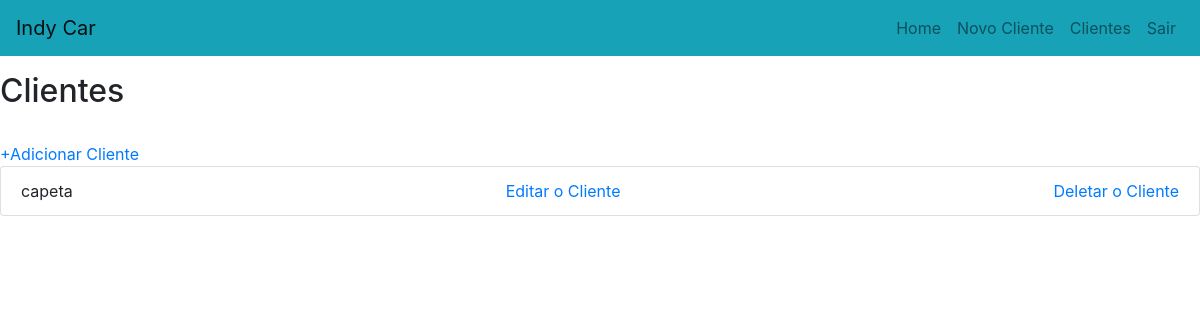
The app's page /cliente/ (signed in), older data.
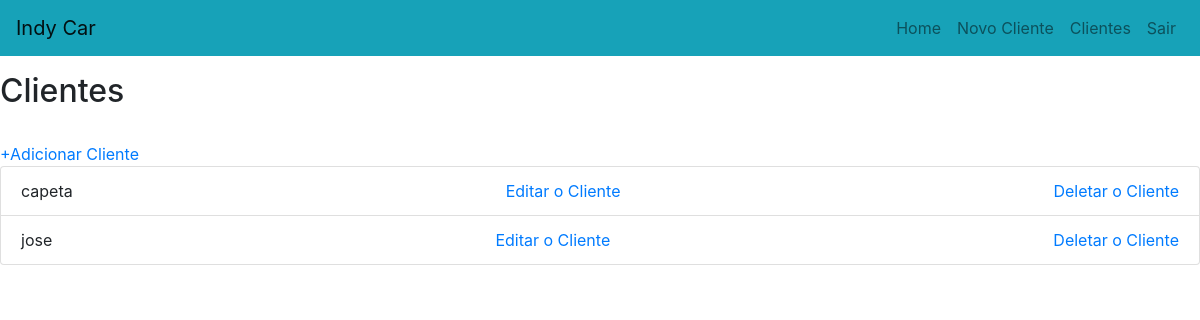
The same page, newer data.
### funilaria/models.py (models this page shows)
class Customer(models.Model):
    nome = models.CharField(max_length=60)
    endereco = models.CharField(max_length=100)
    bairro = models.CharField(max_length=8)
    email = models.EmailField(max_length=60)
    telefone = models.IntegerField(default=000000000)

class Cliente(Customer):
    rg = models.IntegerField(max_length=9)
    def get_editar_cliente(self):
        return reverse('editar_cliente',kwargs={'id':self.id})
    def get_del_cliente(self):
        return reverse('deletar_cliente',kwargs={'id':self.id})

class Customer(models.Model):
    nome = models.CharField(max_length=60)
    endereco = models.CharField(max_length=100)
    bairro = models.CharField(max_length=8)
    email = models.EmailField(max_length=60)
    telefone = models.IntegerField(default=000000000)

### funilaria/views.py (the view)
# urls.py: path('cliente/',cliente,name='cliente'),
@login_required(login_url='/login/' )
def cliente(request):
    clientes = Cliente.objects.all().order_by('id')
    msg=messages.get_messages(request)
    return render(request,'index.html',context={'clientes':clientes,'msg':msg})

### funilaria/templates/index.html (shortened to what this page needs)
{% extends 'base.html' %}
{% block main %}
    <br>
    <br>
    <br>
    <h2>Clientes</h2>
    <br>
    <a href="{% url 'formcliente' %}">+Adicionar Cliente</a>
    <ul class="list-group">
       {% for i in clientes %}
            <li class="list-group-item d-flex justify-content-between align-items-right">{{i.nome}}
            <a href="{{i.get_editar_cliente}}">Editar o Cliente</a>
            <a href="{{i.get_del_cliente}}">Deletar o Cliente</a></li>
        {% endfor %}
    </ul>
{% endblock %}

Row changes from the older to the newer data that the page shows:
added Cliente: nome "jose"
